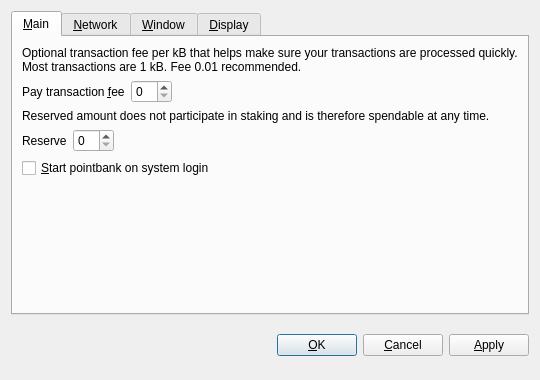
<?xml version="1.0" encoding="UTF-8"?>
<ui version="4.0">
 <class>OptionsDialog</class>
 <widget class="QDialog" name="OptionsDialog">
  <property name="geometry">
   <rect>
    <x>0</x>
    <y>0</y>
    <width>540</width>
    <height>380</height>
   </rect>
  </property>
  <property name="windowTitle">
   <string>Options</string>
  </property>
  <property name="modal">
   <bool>true</bool>
  </property>
  <layout class="QVBoxLayout" name="verticalLayout">
   <item>
    <widget class="QTabWidget" name="tabWidget">
     <property name="tabPosition">
      <enum>QTabWidget::North</enum>
     </property>
     <property name="currentIndex">
      <number>0</number>
     </property>
     <widget class="QWidget" name="tabMain">
      <attribute name="title">
       <string>&amp;Main</string>
      </attribute>
      <layout class="QVBoxLayout" name="verticalLayout_Main">
       <item>
        <widget class="QLabel" name="transactionFeeInfoLabel">
         <property name="text">
          <string>Optional transaction fee per kB that helps make sure your transactions are processed quickly. Most transactions are 1 kB. Fee 0.01 recommended.</string>
         </property>
         <property name="textFormat">
          <enum>Qt::PlainText</enum>
         </property>
         <property name="wordWrap">
          <bool>true</bool>
         </property>
        </widget>
       </item>
       <item>
        <layout class="QHBoxLayout" name="horizontalLayoutFee">
         <item>
          <widget class="QLabel" name="transactionFeeLabel">
           <property name="text">
            <string>Pay transaction &amp;fee</string>
           </property>
           <property name="textFormat">
            <enum>Qt::PlainText</enum>
           </property>
           <property name="buddy">
            <cstring>transactionFee</cstring>
           </property>
          </widget>
         </item>
         <item>
          <widget class="BitcoinAmountField" name="transactionFee"/>
         </item>
         <item>
          <spacer name="horizontalSpacerFee">
           <property name="orientation">
            <enum>Qt::Horizontal</enum>
           </property>
           <property name="sizeHint" stdset="0">
            <size>
             <width>40</width>
             <height>20</height>
            </size>
           </property>
          </spacer>
         </item>
        </layout>
       </item>
       <item>
        <widget class="QLabel" name="reserveBalanceInfoLabel">
         <property name="text">
          <string>Reserved amount does not participate in staking and is therefore spendable at any time.</string>
         </property>
         <property name="textFormat">
          <enum>Qt::PlainText</enum>
         </property>
         <property name="wordWrap">
          <bool>true</bool>
         </property>
        </widget>
       </item>
       <item>
        <layout class="QHBoxLayout" name="horizontalLayoutReserveBalance">
         <item>
          <widget class="QLabel" name="reserveBalanceLabel">
           <property name="text">
            <string>Reserve</string>
           </property>
           <property name="textFormat">
            <enum>Qt::PlainText</enum>
           </property>
           <property name="buddy">
            <cstring>reserveBalance</cstring>
           </property>
          </widget>
         </item>
         <item>
          <widget class="BitcoinAmountField" name="reserveBalance"/>
         </item>
         <item>
          <spacer name="horizontalSpacerReserveBalance">
           <property name="orientation">
            <enum>Qt::Horizontal</enum>
           </property>
           <property name="sizeHint" stdset="0">
            <size>
             <width>40</width>
             <height>20</height>
            </size>
           </property>
          </spacer>
         </item>
        </layout>
       </item>
       <item>
        <widget class="QCheckBox" name="bitcoinAtStartup">
         <property name="toolTip">
          <string>Automatically start pointbank after logging in to the system.</string>
         </property>
         <property name="text">
          <string>&amp;Start pointbank on system login</string>
         </property>
        </widget>
       </item>
       <item>
        <spacer name="verticalSpacer_Main">
         <property name="orientation">
          <enum>Qt::Vertical</enum>
         </property>
         <property name="sizeHint" stdset="0">
          <size>
           <width>20</width>
           <height>40</height>
          </size>
         </property>
        </spacer>
       </item>
      </layout>
     </widget>
     <widget class="QWidget" name="tabNetwork">
      <attribute name="title">
       <string>&amp;Network</string>
      </attribute>
      <layout class="QVBoxLayout" name="verticalLayout_Network">
       <item>
        <widget class="QCheckBox" name="mapPortUpnp">
         <property name="toolTip">
          <string>Automatically open the pointbank client port on the router. This only works when your router supports UPnP and it is enabled.</string>
         </property>
         <property name="text">
          <string>Map port using &amp;UPnP</string>
         </property>
        </widget>
       </item>
       <item>
        <widget class="QCheckBox" name="connectSocks">
         <property name="toolTip">
          <string>Connect to the pointbank network through a SOCKS proxy (e.g. when connecting through Tor).</string>
         </property>
         <property name="text">
          <string>&amp;Connect through SOCKS proxy:</string>
         </property>
        </widget>
       </item>
       <item>
        <layout class="QHBoxLayout" name="horizontalLayout_Network">
         <item>
          <widget class="QLabel" name="proxyIpLabel">
           <property name="text">
            <string>Proxy &amp;IP:</string>
           </property>
           <property name="textFormat">
            <enum>Qt::PlainText</enum>
           </property>
           <property name="buddy">
            <cstring>proxyIp</cstring>
           </property>
          </widget>
         </item>
         <item>
          <widget class="QValidatedLineEdit" name="proxyIp">
           <property name="maximumSize">
            <size>
             <width>140</width>
             <height>16777215</height>
            </size>
           </property>
           <property name="toolTip">
            <string>IP address of the proxy (e.g. 127.0.0.1)</string>
           </property>
          </widget>
         </item>
         <item>
          <widget class="QLabel" name="proxyPortLabel">
           <property name="text">
            <string>&amp;Port:</string>
           </property>
           <property name="textFormat">
            <enum>Qt::PlainText</enum>
           </property>
           <property name="buddy">
            <cstring>proxyPort</cstring>
           </property>
          </widget>
         </item>
         <item>
          <widget class="QLineEdit" name="proxyPort">
           <property name="maximumSize">
            <size>
             <width>55</width>
             <height>16777215</height>
            </size>
           </property>
           <property name="toolTip">
            <string>Port of the proxy (e.g. 9050)</string>
           </property>
          </widget>
         </item>
         <item>
          <widget class="QLabel" name="socksVersionLabel">
           <property name="text">
            <string>SOCKS &amp;Version:</string>
           </property>
           <property name="textFormat">
            <enum>Qt::PlainText</enum>
           </property>
           <property name="buddy">
            <cstring>socksVersion</cstring>
           </property>
          </widget>
         </item>
         <item>
          <widget class="QValueComboBox" name="socksVersion">
           <property name="toolTip">
            <string>SOCKS version of the proxy (e.g. 5)</string>
           </property>
          </widget>
         </item>
         <item>
          <spacer name="horizontalSpacer_Network">
           <property name="orientation">
            <enum>Qt::Horizontal</enum>
           </property>
           <property name="sizeHint" stdset="0">
            <size>
             <width>40</width>
             <height>20</height>
            </size>
           </property>
          </spacer>
         </item>
        </layout>
       </item>
       <item>
        <spacer name="verticalSpacer_Network">
         <property name="orientation">
          <enum>Qt::Vertical</enum>
         </property>
         <property name="sizeHint" stdset="0">
          <size>
           <width>20</width>
           <height>40</height>
          </size>
         </property>
        </spacer>
       </item>
      </layout>
     </widget>
     <widget class="QWidget" name="tabWindow">
      <attribute name="title">
       <string>&amp;Window</string>
      </attribute>
      <layout class="QVBoxLayout" name="verticalLayout_Window">
       <item>
        <widget class="QCheckBox" name="minimizeToTray">
         <property name="toolTip">
          <string>Show only a tray icon after minimizing the window.</string>
         </property>
         <property name="text">
          <string>&amp;Minimize to the tray instead of the taskbar</string>
         </property>
        </widget>
       </item>
       <item>
        <widget class="QCheckBox" name="minimizeOnClose">
         <property name="toolTip">
          <string>Minimize instead of exit the application when the window is closed. When this option is enabled, the application will be closed only after selecting Quit in the menu.</string>
         </property>
         <property name="text">
          <string>M&amp;inimize on close</string>
         </property>
        </widget>
       </item>
       <item>
        <spacer name="verticalSpacer_Window">
         <property name="orientation">
          <enum>Qt::Vertical</enum>
         </property>
         <property name="sizeHint" stdset="0">
          <size>
           <width>20</width>
           <height>40</height>
          </size>
         </property>
        </spacer>
       </item>
      </layout>
     </widget>
     <widget class="QWidget" name="tabDisplay">
      <attribute name="title">
       <string>&amp;Display</string>
      </attribute>
      <layout class="QVBoxLayout" name="verticalLayout_Display">
       <item>
        <layout class="QHBoxLayout" name="horizontalLayout_1_Display">
         <item>
          <widget class="QLabel" name="langLabel">
           <property name="text">
            <string>User Interface &amp;language:</string>
           </property>
           <property name="textFormat">
            <enum>Qt::PlainText</enum>
           </property>
           <property name="buddy">
            <cstring>lang</cstring>
           </property>
          </widget>
         </item>
         <item>
          <widget class="QValueComboBox" name="lang">
           <property name="toolTip">
            <string>The user interface language can be set here. This setting will take effect after restarting pointbank.</string>
           </property>
          </widget>
         </item>
        </layout>
       </item>
       <item>
        <layout class="QHBoxLayout" name="horizontalLayout_2_Display">
         <item>
          <widget class="QLabel" name="unitLabel">
           <property name="text">
            <string>&amp;Unit to show amounts in:</string>
           </property>
           <property name="textFormat">
            <enum>Qt::PlainText</enum>
           </property>
           <property name="buddy">
            <cstring>unit</cstring>
           </property>
          </widget>
         </item>
         <item>
          <widget class="QValueComboBox" name="unit">
           <property name="toolTip">
            <string>Choose the default subdivision unit to show in the interface and when sending coins.</string>
           </property>
          </widget>
         </item>
        </layout>
       </item>
       <item>
        <widget class="QCheckBox" name="displayAddresses">
         <property name="toolTip">
          <string>Whether to show pointbank addresses in the transaction list or not.</string>
         </property>
         <property name="text">
          <string>&amp;Display addresses in transaction list</string>
         </property>
        </widget>
       </item>
       <item>
        <widget class="QCheckBox" name="coinControlFeatures">
         <property name="toolTip">
          <string>Whether to show coin control features or not.</string>
         </property>
         <property name="text">
          <string>Display coin &amp;control features (experts only!)</string>
         </property>
        </widget>
       </item>
       <item>
        <spacer name="verticalSpacer_Display">
         <property name="orientation">
          <enum>Qt::Vertical</enum>
         </property>
         <property name="sizeHint" stdset="0">
          <size>
           <width>20</width>
           <height>40</height>
          </size>
         </property>
        </spacer>
       </item>
      </layout>
     </widget>
    </widget>
   </item>
   <item>
    <layout class="QHBoxLayout" name="horizontalLayout_Buttons">
     <item>
      <spacer name="horizontalSpacer_1">
       <property name="orientation">
        <enum>Qt::Horizontal</enum>
       </property>
       <property name="sizeHint" stdset="0">
        <size>
         <width>40</width>
         <height>48</height>
        </size>
       </property>
      </spacer>
     </item>
     <item>
      <widget class="QLabel" name="statusLabel">
       <property name="font">
        <font>
         <weight>75</weight>
         <bold>true</bold>
        </font>
       </property>
       <property name="text">
        <string/>
       </property>
       <property name="textFormat">
        <enum>Qt::PlainText</enum>
       </property>
       <property name="wordWrap">
        <bool>true</bool>
       </property>
      </widget>
     </item>
     <item>
      <spacer name="horizontalSpacer_2">
       <property name="orientation">
        <enum>Qt::Horizontal</enum>
       </property>
       <property name="sizeHint" stdset="0">
        <size>
         <width>40</width>
         <height>48</height>
        </size>
       </property>
      </spacer>
     </item>
     <item>
      <widget class="QPushButton" name="okButton">
       <property name="text">
        <string>&amp;OK</string>
       </property>
      </widget>
     </item>
     <item>
      <widget class="QPushButton" name="cancelButton">
       <property name="text">
        <string>&amp;Cancel</string>
       </property>
       <property name="autoDefault">
        <bool>false</bool>
       </property>
      </widget>
     </item>
     <item>
      <widget class="QPushButton" name="applyButton">
       <property name="text">
        <string>&amp;Apply</string>
       </property>
       <property name="autoDefault">
        <bool>false</bool>
       </property>
      </widget>
     </item>
    </layout>
   </item>
  </layout>
 </widget>
 <customwidgets>
  <customwidget>
   <class>BitcoinAmountField</class>
   <extends>QSpinBox</extends>
   <header>bitcoinamountfield.h</header>
  </customwidget>
  <customwidget>
   <class>QValueComboBox</class>
   <extends>QComboBox</extends>
   <header>qvaluecombobox.h</header>
  </customwidget>
  <customwidget>
   <class>QValidatedLineEdit</class>
   <extends>QLineEdit</extends>
   <header>qvalidatedlineedit.h</header>
  </customwidget>
 </customwidgets>
 <resources/>
 <connections/>
</ui>
